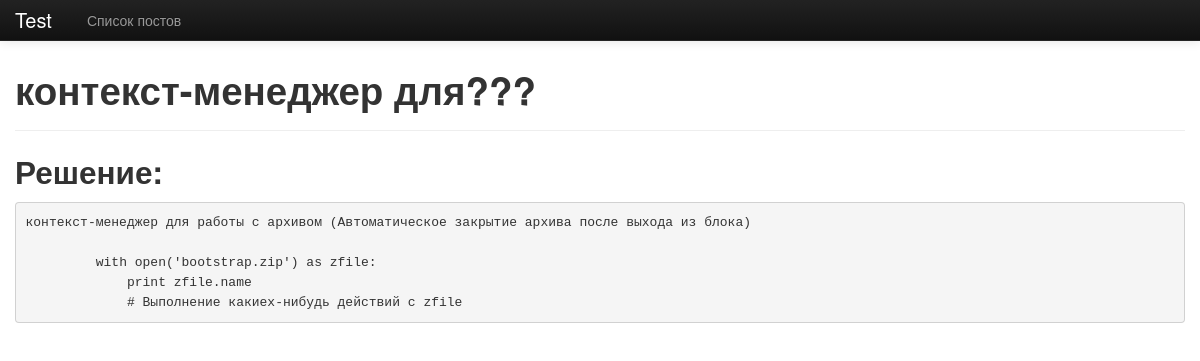
/training/5/, run on the app's committed database.
### training/models.py (models this page shows, shortened)
class Task(models.Model):
    created = models.DateTimeField(u'Дата создания')
    content = models.TextField(max_length=10000, blank=True)
    result = models.TextField(max_length=10000, blank=True)

### training/views.py (the view)
# urls.py: url(r'^(?P<pk>\d+)/$', TaskDetailView.as_view()),
class TaskDetailView(DetailView):
    model = Task

### training/templates/training/task_detail.html
{% extends 'training/base.html' %}
{% block content %}
    <h1>{{ task.content }}</h1>
    <hr/>
    <h2>Решение:</h2>
    <pre>{{ task.result }}</pre>
{% endblock %}

### training/templates/training/base.html (style rules this page uses)
body { padding-top: 60px; }

### data on the page
Task: content "контекст-менеджер для???", result "контекст-менеджер для работы с архивом (Автоматическое закрытие архива после выхода из блока) with open('bootstrap.zip') as zfile: print zfile.name # Выполнение какиех-нибудь действий с zfile"
